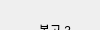
       <widget class="QWidget" name="page_34">
        <property name="geometry">
         <rect>
          <x>0</x>
          <y>0</y>
          <width>100</width>
          <height>30</height>
         </rect>
        </property>
        <attribute name="label">
         <string>상용</string>
        </attribute>
        <widget class="QToolButton" name="toolButton_72">
         <property name="geometry">
          <rect>
           <x>230</x>
           <y>70</y>
           <width>90</width>
           <height>60</height>
          </rect>
         </property>
         <property name="iconSize">
          <size>
           <width>80</width>
           <height>50</height>
          </size>
         </property>
         <property name="toolButtonStyle">
          <enum>Qt::ToolButtonTextUnderIcon</enum>
         </property>
         <property name="autoRaise">
          <bool>true</bool>
         </property>
        </widget>
        <widget class="QToolButton" name="toolButton_73">
         <property name="geometry">
          <rect>
           <x>10</x>
           <y>70</y>
           <width>90</width>
           <height>60</height>
          </rect>
         </property>
         <property name="iconSize">
          <size>
           <width>80</width>
           <height>50</height>
          </size>
         </property>
         <property name="toolButtonStyle">
          <enum>Qt::ToolButtonTextUnderIcon</enum>
         </property>
         <property name="autoRaise">
          <bool>true</bool>
         </property>
        </widget>
        <widget class="QToolButton" name="toolButton_74">
         <property name="geometry">
          <rect>
           <x>230</x>
           <y>0</y>
           <width>90</width>
           <height>60</height>
          </rect>
         </property>
         <property name="iconSize">
          <size>
           <width>80</width>
           <height>50</height>
          </size>
         </property>
         <property name="toolButtonStyle">
          <enum>Qt::ToolButtonTextUnderIcon</enum>
         </property>
         <property name="autoRaise">
          <bool>true</bool>
         </property>
        </widget>
        <widget class="QToolButton" name="KIA_car_">
         <property name="geometry">
          <rect>
           <x>120</x>
           <y>0</y>
           <width>90</width>
           <height>60</height>
          </rect>
         </property>
         <property name="text">
          <string>봉고 3 EV</string>
         </property>
         <property name="icon">
          <iconset>
           <normaloff>../../Desktop/QT/qqq/봉고 3 EV.png</normaloff>../../Desktop/QT/qqq/봉고 3 EV.png</iconset>
         </property>
         <property name="iconSize">
          <size>
           <width>80</width>
           <height>50</height>
          </size>
         </property>
         <property name="toolButtonStyle">
          <enum>Qt::ToolButtonTextUnderIcon</enum>
         </property>
         <property name="autoRaise">
          <bool>true</bool>
         </property>
        </widget>
        <widget class="QToolButton" name="toolButton_76">
         <property name="geometry">
          <rect>
           <x>10</x>
           <y>0</y>
           <width>90</width>
           <height>60</height>
          </rect>
         </property>
         <property name="text">
          <string>봉고 3</string>
         </property>
         <property name="icon">
          <iconset>
           <normaloff>../../Desktop/QT/qqq/봉고 3.png</normaloff>../../Desktop/QT/qqq/봉고 3.png</iconset>
         </property>
         <property name="iconSize">
          <size>
           <width>80</width>
           <height>50</height>
          </size>
         </property>
         <property name="toolButtonStyle">
          <enum>Qt::ToolButtonTextUnderIcon</enum>
         </property>
         <property name="autoRaise">
          <bool>true</bool>
         </property>
        </widget>
        <widget class="QToolButton" name="toolButton_77">
         <property name="geometry">
          <rect>
           <x>340</x>
           <y>0</y>
           <width>90</width>
           <height>60</height>
          </rect>
         </property>
         <property name="iconSize">
          <size>
           <width>80</width>
           <height>50</height>
          </size>
         </property>
         <property name="toolButtonStyle">
          <enum>Qt::ToolButtonTextUnderIcon</enum>
         </property>
         <property name="autoRaise">
          <bool>true</bool>
         </property>
        </widget>
        <widget class="QToolButton" name="toolButton_79">
         <property name="geometry">
          <rect>
           <x>120</x>
           <y>70</y>
           <width>90</width>
           <height>60</height>
          </rect>
         </property>
         <property name="iconSize">
          <size>
           <width>80</width>
           <height>80</height>
          </size>
         </property>
         <property name="toolButtonStyle">
          <enum>Qt::ToolButtonTextUnderIcon</enum>
         </property>
         <property name="autoRaise">
          <bool>true</bool>
         </property>
        </widget>
       </widget>
